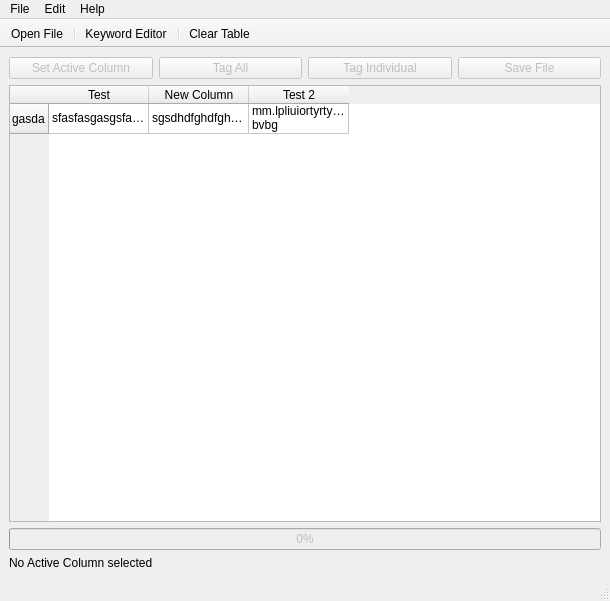
<?xml version="1.0" encoding="UTF-8"?>
<ui version="4.0">
 <class>MainWindow</class>
 <widget class="QMainWindow" name="MainWindow">
  <property name="windowModality">
   <enum>Qt::ApplicationModal</enum>
  </property>
  <property name="geometry">
   <rect>
    <x>0</x>
    <y>0</y>
    <width>610</width>
    <height>601</height>
   </rect>
  </property>
  <property name="windowTitle">
   <string>TagTool</string>
  </property>
  <widget class="QWidget" name="centralwidget">
   <layout class="QVBoxLayout" name="verticalLayout">
    <item>
     <layout class="QHBoxLayout" name="horizontalLayout">
      <item>
       <widget class="QPushButton" name="btnSetColumn">
        <property name="enabled">
         <bool>false</bool>
        </property>
        <property name="toolTip">
         <string extracomment="Sets the column with text to be searched. Select a column below and click this button to set it."/>
        </property>
        <property name="text">
         <string>Set Active Column</string>
        </property>
       </widget>
      </item>
      <item>
       <widget class="QPushButton" name="btnTagAll">
        <property name="enabled">
         <bool>false</bool>
        </property>
        <property name="toolTip">
         <string extracomment="Tags all rows with a single column (Keyword). All keywords will appear here seperated by a comma."/>
        </property>
        <property name="text">
         <string>Tag All</string>
        </property>
       </widget>
      </item>
      <item>
       <widget class="QPushButton" name="btnTagEach">
        <property name="enabled">
         <bool>false</bool>
        </property>
        <property name="toolTip">
         <string extracomment="Tags all rows with a individual columns. All keywords will get their own column and a flag if there is a match."/>
        </property>
        <property name="text">
         <string>Tag Individual</string>
        </property>
       </widget>
      </item>
      <item>
       <widget class="QPushButton" name="btn_save">
        <property name="enabled">
         <bool>false</bool>
        </property>
        <property name="text">
         <string>Save File</string>
        </property>
       </widget>
      </item>
     </layout>
    </item>
    <item>
     <widget class="QTableWidget" name="tableWidget">
      <property name="editTriggers">
       <set>QAbstractItemView::NoEditTriggers</set>
      </property>
      <property name="wordWrap">
       <bool>true</bool>
      </property>
      <attribute name="horizontalHeaderCascadingSectionResizes">
       <bool>true</bool>
      </attribute>
      <row>
       <property name="text">
        <string>gasda</string>
       </property>
      </row>
      <column>
       <property name="text">
        <string>Test</string>
       </property>
      </column>
      <column>
       <property name="text">
        <string>New Column</string>
       </property>
      </column>
      <column>
       <property name="text">
        <string>Test 2</string>
       </property>
      </column>
      <item row="0" column="0">
       <property name="text">
        <string>sfasfasgasgsfasfasgasgsfasfasgasgsfasfasgasgsfasfasgasgsfasfasgasgsfasfasgasgsfasfasgasgsfasfasgasg</string>
       </property>
      </item>
      <item row="0" column="1">
       <property name="text">
        <string>sgsdhdfghdfghfgdhghfghfg</string>
       </property>
      </item>
      <item row="0" column="2">
       <property name="text">
        <string>mm.lpliuiortyrtyrtyurty bvbg</string>
       </property>
      </item>
     </widget>
    </item>
    <item>
     <layout class="QHBoxLayout" name="horizontalLayout_2">
      <property name="bottomMargin">
       <number>0</number>
      </property>
      <item>
       <widget class="QProgressBar" name="progressBar">
        <property name="enabled">
         <bool>false</bool>
        </property>
        <property name="maximum">
         <number>100</number>
        </property>
        <property name="value">
         <number>0</number>
        </property>
        <property name="textVisible">
         <bool>true</bool>
        </property>
       </widget>
      </item>
     </layout>
    </item>
    <item>
     <layout class="QHBoxLayout" name="horizontalLayout_3">
      <item>
       <widget class="QLabel" name="txtActiveStat">
        <property name="text">
         <string>No Active Column selected</string>
        </property>
       </widget>
      </item>
     </layout>
    </item>
   </layout>
  </widget>
  <widget class="QMenuBar" name="menubar">
   <property name="geometry">
    <rect>
     <x>0</x>
     <y>0</y>
     <width>610</width>
     <height>21</height>
    </rect>
   </property>
   <widget class="QMenu" name="menuOpen">
    <property name="title">
     <string>File</string>
    </property>
    <addaction name="act_open"/>
    <addaction name="separator"/>
    <addaction name="act_quit"/>
   </widget>
   <widget class="QMenu" name="menuEdit">
    <property name="title">
     <string>Edit</string>
    </property>
    <addaction name="act_editor"/>
    <addaction name="act_clearTable"/>
   </widget>
   <widget class="QMenu" name="menuHelp">
    <property name="title">
     <string>Help</string>
    </property>
    <addaction name="act_about"/>
   </widget>
   <addaction name="menuOpen"/>
   <addaction name="menuEdit"/>
   <addaction name="menuHelp"/>
  </widget>
  <widget class="QToolBar" name="toolBar">
   <property name="windowTitle">
    <string>toolBar</string>
   </property>
   <property name="movable">
    <bool>false</bool>
   </property>
   <attribute name="toolBarArea">
    <enum>TopToolBarArea</enum>
   </attribute>
   <attribute name="toolBarBreak">
    <bool>false</bool>
   </attribute>
   <addaction name="menu_openFile"/>
   <addaction name="separator"/>
   <addaction name="menu_keywordEditor"/>
   <addaction name="separator"/>
   <addaction name="menu_clearTable"/>
  </widget>
  <widget class="QStatusBar" name="statusbar"/>
  <action name="act_open">
   <property name="text">
    <string>Open</string>
   </property>
  </action>
  <action name="act_quit">
   <property name="text">
    <string>Exit</string>
   </property>
  </action>
  <action name="act_editor">
   <property name="checkable">
    <bool>false</bool>
   </property>
   <property name="enabled">
    <bool>true</bool>
   </property>
   <property name="text">
    <string>Keyword Editor</string>
   </property>
  </action>
  <action name="act_clearTable">
   <property name="text">
    <string>Clear Table</string>
   </property>
  </action>
  <action name="act_about">
   <property name="text">
    <string>About</string>
   </property>
  </action>
  <action name="menu_openFile">
   <property name="text">
    <string>Open File</string>
   </property>
  </action>
  <action name="menu_keywordEditor">
   <property name="text">
    <string>Keyword Editor</string>
   </property>
   <property name="toolTip">
    <string>Keyword Editor</string>
   </property>
  </action>
  <action name="menu_clearTable">
   <property name="text">
    <string>Clear Table</string>
   </property>
   <property name="toolTip">
    <string>Clear table</string>
   </property>
  </action>
 </widget>
 <resources/>
 <connections/>
</ui>
